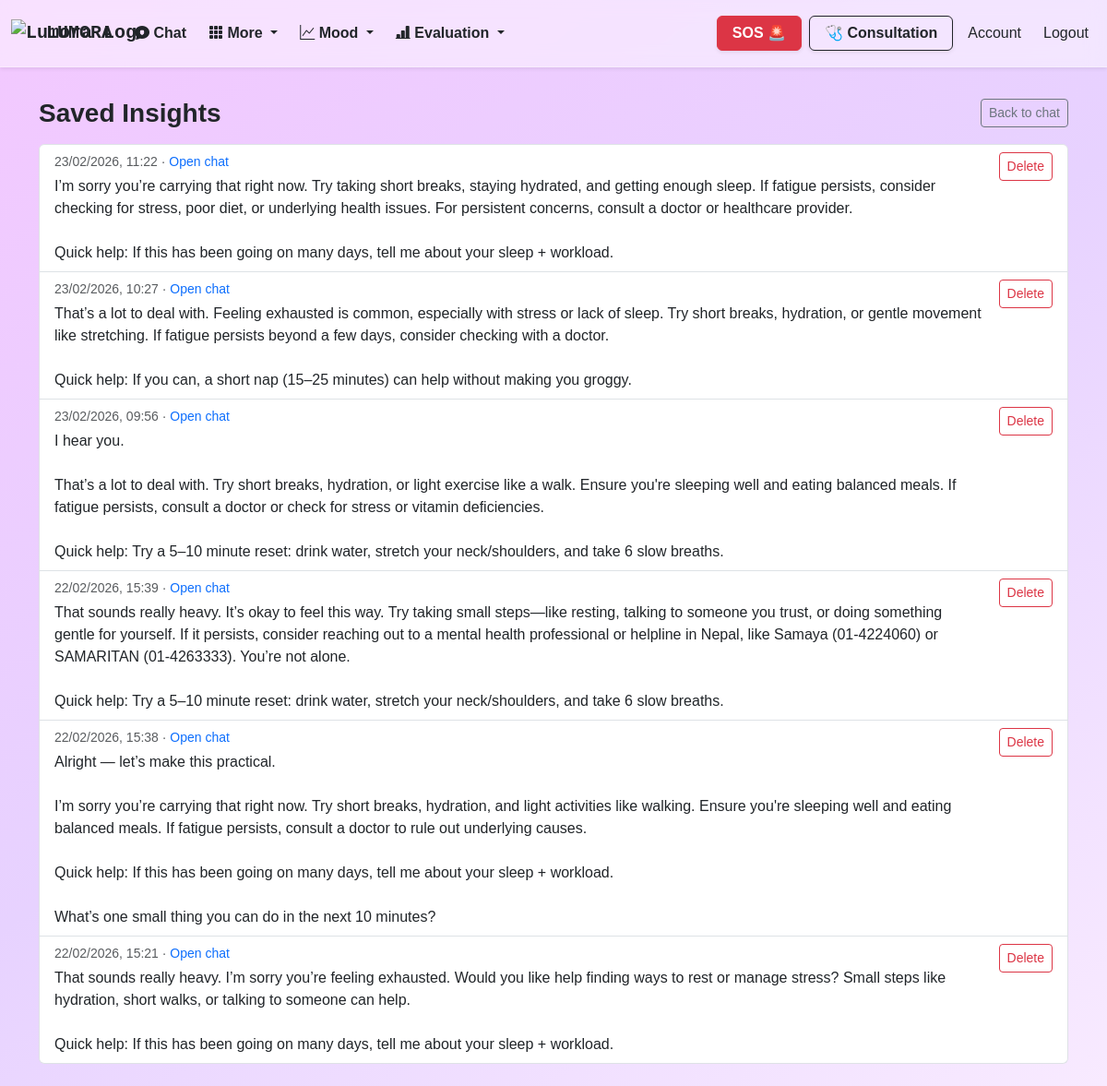
Page /saved_insights (signed in) on the committed database.
### ChatbotWebsite/models.py (models this page shows, shortened)
class SavedInsight(db.Model):
    __tablename__ = "saved_insight"
    id = db.Column(db.Integer, primary_key=True)
    user_id = db.Column(db.Integer, db.ForeignKey("user.id"), nullable=False)
    session_id = db.Column(db.Integer, db.ForeignKey("chat_session.id"), nullable=True)
    chat_history_id = db.Column(db.Integer, db.ForeignKey("chat_history.id"), nullable=True)
    content = db.Column(db.Text, nullable=False)
    created_at = db.Column(db.DateTime, default=datetime.utcnow)
    session = db.relationship("ChatSession", backref=db.backref("saved_insights", lazy=True))
    chat_history = db.relationship("ChatHistory", backref=db.backref("saved_insights", lazy=True))

### ChatbotWebsite/chatbot/routes.py (the view)
@chatbot.route("/saved_insights", methods=["GET"])
@login_required
def saved_insights():
    from ChatbotWebsite.models import SavedInsight
    items = (
        SavedInsight.query
        .filter_by(user_id=current_user.id)
        .order_by(SavedInsight.created_at.desc())
        .limit(250)
        .all()
    )
    return render_template("saved_insights.html", title="Saved Insights", items=items)

### ChatbotWebsite/main/routes.py (called while the page is built)
@main.after_app_request
def add_ngrok_header(resp):
    resp.headers["ngrok-skip-browser-warning"] = "1"
    return resp

### ChatbotWebsite/templates/saved_insights.html (shortened to what this page needs)
{% extends "layout.html" %}
{% block content %}
<div class="container py-4">
  <div class="d-flex justify-content-between align-items-center mb-3">
    <h3 class="fw-bold m-0">Saved Insights</h3>
    <a href="{{ url_for('chatbot.chat') }}" class="btn btn-sm btn-outline-secondary">Back to chat</a>
  </div>
  {% if items %}
    <div class="list-group">
      {% for it in items %}
        <div class="list-group-item">
          <div class="d-flex justify-content-between align-items-start gap-3">
            <div class="flex-grow-1">
              <div class="small text-muted mb-1">
                {{ it.created_at.strftime('%d/%m/%Y, %H:%M') if it.created_at else '' }}
                {% if it.session_id %}
                  · <a href="{{ url_for('chatbot.chat', session=it.session_id) }}" class="text-decoration-none">Open chat</a>
                {% endif %}
              </div>
              <div style="white-space:pre-wrap;">{{ it.content }}</div>
            </div>
            <form method="POST" action="{{ url_for('chatbot.delete_saved_insight', item_id=it.id) }}" class="m-0">
              <button class="btn btn-sm btn-outline-danger" type="submit">Delete</button>
            </form>
          </div>
        </div>
      {% endfor %}
    </div>
  {% else %}
    <div class="text-muted">No saved insights yet. In chat, click <b>Save</b> on a bot reply.</div>
  {% endif %}
</div>
{% endblock %}

### ChatbotWebsite/templates/layout.html (shortened to what this page needs)
<!DOCTYPE html>
<html lang="en">
<head>
  <link href="https://cdn.jsdelivr.net/npm/bootstrap@5.3.0/dist/css/bootstrap.min.css" rel="stylesheet">
  <link rel="stylesheet"
        href="https://cdn.jsdelivr.net/npm/bootstrap-icons@1.11.1/font/bootstrap-icons.css">
  <link rel="stylesheet" href="{{ url_for('static', filename='styles/layout.css') }}" />
</head>
<body style="background: linear-gradient(145deg,#f3c8ff,#e7d2ff,#f8eaff); background-attachment: fixed;">
  {% block navigation %}
  <nav class="navbar navbar-expand-lg navbar-light shadow-sm glass-nav py-3">
    <div class="container-fluid">
      <a class="navbar-brand d-flex align-items-center fw-bold text-dark font-monospace" href="{{ url_for('main.home') }}">
        <img src="{{ url_for('static', filename='images/logo.png') }}"
             alt="Lumora Logo"
             style="height: 30px; width: 30px; object-fit: contain;"
             class="me-2">
        LUMORA
      </a>
      <div class="collapse navbar-collapse justify-content-between" id="navbarNavDropdown">
        <ul class="navbar-nav gap-2 align-items-lg-center">
          <li class="nav-item">
            <a class="nav-link fw-bold text-dark" href="{{ url_for('chatbot.chat') }}">
              <i class="bi bi-chat-heart-fill"></i> Chat
            </a>
          </li>
          <li class="nav-item dropdown">
            <a class="nav-link dropdown-toggle text-dark fw-bold"
               href="#" id="moreDropdown" role="button"
               data-bs-toggle="dropdown" aria-expanded="false">
              <i class="bi bi-grid-3x3-gap-fill"></i> More
            </a>
          </li>
          {% if current_user.is_authenticated %}
          <li class="nav-item dropdown">
            <a class="nav-link dropdown-toggle text-dark fw-bold"
               href="#" id="moodDropdown" role="button"
               data-bs-toggle="dropdown" aria-expanded="false">
              <i class="bi bi-graph-up"></i> Mood
            </a>
          </li>
          {% endif %}
          {% if current_user.is_authenticated %}
          <li class="nav-item dropdown">
            <a class="nav-link dropdown-toggle text-dark fw-bold"
               href="#" id="evalDropdown" role="button"
               data-bs-toggle="dropdown" aria-expanded="false">
              <i class="bi bi-bar-chart-line-fill"></i> Evaluation
            </a>
          </li>
          {% endif %}
        </ul>
        <ul class="navbar-nav gap-2 align-items-lg-center">
          <li class="nav-item">
            <a class="btn btn-danger fw-bold shadow-sm px-3" href="{{ url_for('main.sos') }}">
              SOS 🚨
            </a>
          </li>
          {% if current_user.is_authenticated %}
          <li class="nav-item">
            <a class="btn btn-outline-dark fw-bold shadow-sm px-3" href="{{ url_for('main.psychiatrist_page') }}">
              🩺 Consultation
            </a>
          </li>
          {% endif %}
          {% if current_user.is_authenticated %}
          <li class="nav-item">
            <a class="nav-link text-dark" href="{{ url_for('users.account') }}">Account</a>
          </li>
          <li class="nav-item">
            <a class="nav-link text-dark" href="{{ url_for('users.logout') }}">Logout</a>
          </li>
          {% endif %}
        </ul>
      </div>
    </div>
  </nav>
  {% endblock navigation %}
  {% block content %}{% endblock content %}
</body>
</html>

### ChatbotWebsite/static/styles/layout.css (style rules this page uses)
body { font-family: Arial, Helvetica, sans-serif; margin: 0; padding-top: 82px; background: #f5edf9; }
.navbar { position: fixed; top: 0; left: 0; right: 0; width: 100%; z-index: 9999; }
.glass-nav { background: rgba(255, 255, 255, 0.45) !important; backdrop-filter: blur(10px); -webkit-backdrop-filter: blur(10px); border-bottom: 1px solid rgba(255, 255, 255, 0.35); }
.navbar, .navbar * { overflow: visible !important; }
.navbar .navbar-nav .nav-link { transition: 0.2s ease; }
html { scroll-padding-top: 90px; }

### ChatbotWebsite/templates/layout.html (style rules this page uses)
.navbar .nav-link { white-space: nowrap; }

### rows in the picture
SavedInsight: created_at "23/02/2026, 11:22", content "I’m sorry you’re carrying that right now. Try taking short breaks, staying hydrated, and getting enough sleep. If fatigue persists, consider checking for stress, poor diet, or underlying health issues. For persistent concerns, consult a doctor or healthcare provider. Quick help: If this has been going on many days, tell me about your sleep + workload."
SavedInsight: created_at "23/02/2026, 10:27", content "That’s a lot to deal with. Feeling exhausted is common, especially with stress or lack of sleep. Try short breaks, hydration, or gentle movement like stretching. If fatigue persists beyond a few days, consider checking with a doctor. Quick help: If you can, a short nap (15–25 minutes) can help without making you groggy."
SavedInsight: created_at "23/02/2026, 09:56", content "I hear you. That’s a lot to deal with. Try short breaks, hydration, or light exercise like a walk. Ensure you're sleeping well and eating balanced meals. If fatigue persists, consult a doctor or check for stress or vitamin deficiencies. Quick help: Try a 5–10 minute reset: drink water, stretch your neck/shoulders, and take 6 slow breaths."
SavedInsight: created_at "22/02/2026, 15:39", content "That sounds really heavy. It’s okay to feel this way. Try taking small steps—like resting, talking to someone you trust, or doing something gentle for yourself. If it persists, consider reaching out to a mental health professional or helpline in Nepal, like Samaya (01-4224060) or SAMARITAN (01-4263333). You’re not alone. Quick help: Try a 5–10 minute reset: drink water, stretch your neck/shoulders, and take 6 slow breaths."
SavedInsight: created_at "22/02/2026, 15:38", content "Alright — let’s make this practical. I’m sorry you’re carrying that right now. Try short breaks, hydration, and light activities like walking. Ensure you're sleeping well and eating balanced meals. If fatigue persists, consult a doctor to rule out underlying causes. Quick help: If this has been going on many days, tell me about your sleep + workload. What’s one small thing you can do in the next 10 minutes?"
SavedInsight: created_at "22/02/2026, 15:21", content "That sounds really heavy. I’m sorry you’re feeling exhausted. Would you like help finding ways to rest or manage stress? Small steps like hydration, short walks, or talking to someone can help. Quick help: If this has been going on many days, tell me about your sleep + workload."
